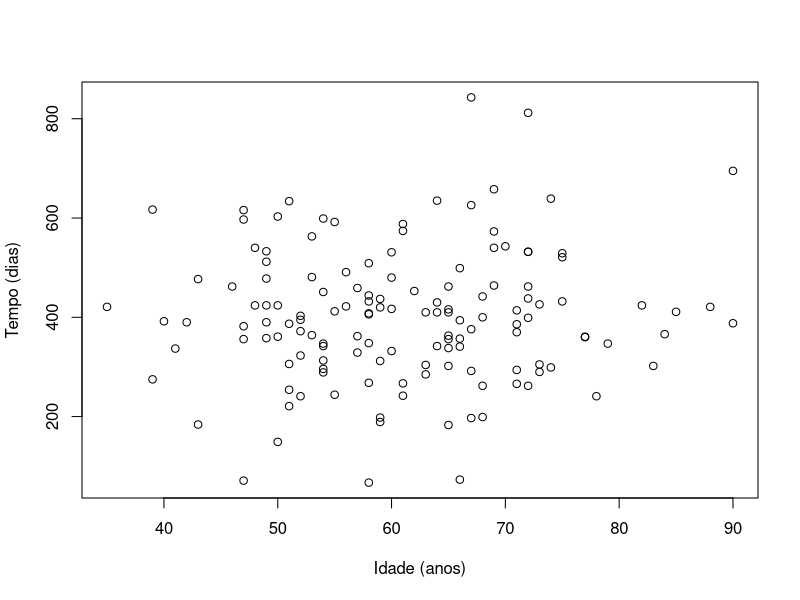

Recreate this plot in R. (Note: this script raises an error after producing the figure.)
setwd("~/Documents/projects/UTFPR/probabilidade-e-estatistica-MA35B/avaliacao1/exercicios")
dados <- read.csv(file="cancer.csv", sep=",")

plot(dados$Idade,dados$Tempo,xlab="Idade (anos)",ylab="Tempo (dias)")

cor(dados$Idade,dados$Tempo,method="pearson")
cor(dados$Idade,dados$Tempo,method="spearman")
cor(dados$Idade,dados$Tempo,method="kendall")

tapply(dados$Tempo, dados$Idade, mean)
tapply(dados$Tempo, dados$Idade, median)

maxmin4 <- tapply(dados$Tempo, dados$Idade, range)
diff(maxmin$A)
diff(maxmin$B)

tapply(dados$Tempo, dados$Idade, sd)
tapply(dados$Tempo, dados$Idade, IQR)

"
Observando o comportamento do gráfico de dispersão bidimensional, não é possível identificar nenhuma correlação entre a idade e o tempo de sobrevivência.
O mesmo ocorre os coeficientes de correlação, que apontam uma correlação nula entre a idade do indivíduo e o tempo de sobrevivência.
"